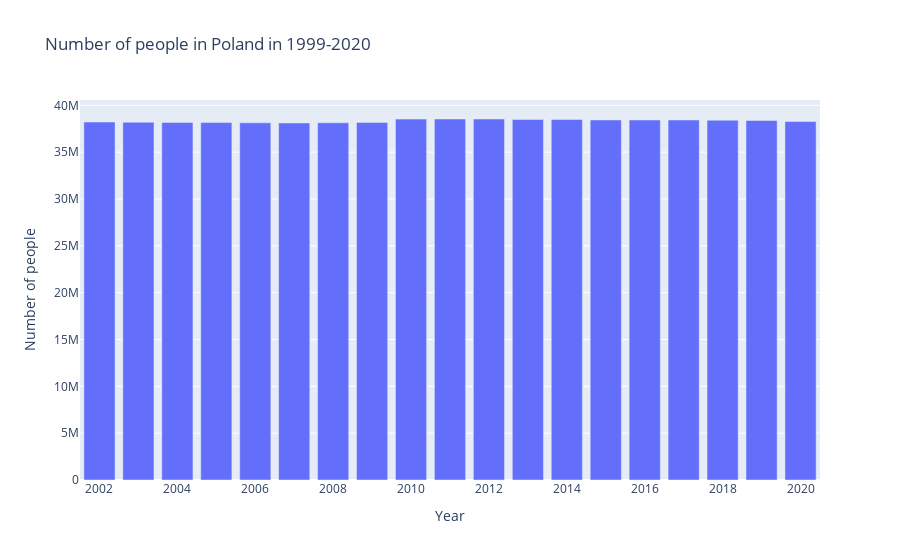

This figure's notebook cell:
### Code cell
population_pl = px.bar(car_accf,x='Rok',y='Ludnosc',title = 'Number of people in Poland in 1999-2020', labels={'Rok':'Year', 'Ludnosc':'Number of people'})
population_pl.write_html('population_pl.html')
population_pl.show()

### Figure 1 — Plotly figure (JSON) as saved in the notebook; plotly's stock layout.template omitted (floating-point values rounded to 4 significant figures)
{"data": [{"alignmentgroup": "True", "hovertemplate": "Year=%{x}<br>Number of people=%{y}<extra></extra>", "legendgroup": "", "marker": {"color": "#636efa", "pattern": {"shape": ""}}, "name": "", "offsetgroup": "", "orientation": "v", "showlegend": false, "textposition": "auto", "type": "bar", "x": [2002, 2003, 2004, 2005, 2006, 2007, 2008, 2009, 2010, 2011, 2012, 2013, 2014, 2015, 2016, 2017, 2018, 2019, 2020], "xaxis": "x", "y": [38218531, 38190608, 38173835, 38157055, 38125479, 38115641, 38135876, 38167329, 38529866, 38538447, 38533299, 38495659, 38478602, 38437239, 38432992, 38433558, 38411148, 38382576, 38265013], "yaxis": "y"}], "layout": {"barmode": "relative", "legend": {"tracegroupgap": 0}, "title": {"text": "Number of people in Poland in 1999-2020"}, "xaxis": {"anchor": "y", "domain": [0, 1], "title": {"text": "Year"}}, "yaxis": {"anchor": "x", "domain": [0, 1], "title": {"text": "Number of people"}}}}
